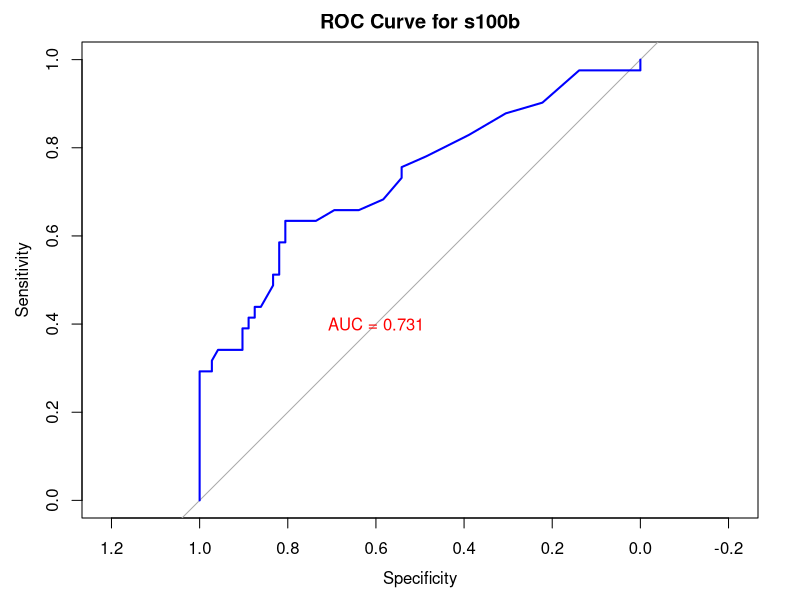

Here is the R script that generated this plot:
## ---- chunk 1
#| echo: true
#| warning: false


library(pROC);library(dplyr);library(data.table)
data(aSAH)
SAH <- as.data.table(aSAH)
head(SAH)

## ---- chunk 2
roc_result <- roc(response = SAH$outcome, 
                  predictor = SAH$s100b, 
                  levels = c("Good", "Poor"),  # outcome의 순서 지정
                  direction = "<")  

print(roc_result)
## ---- chunk 3

plot(
  roc_result,
  col = "blue",    # curve 색깔 지정
  lwd = 2,         # curve 두께 지정
  main = "ROC Curve for s100b"      #그래프 제목 지정
  # xlim = c(1, 0),                 # x축 범위, 일반적으로 1-spec(FPR)   
  # ylim = c(0, 1)                  # y축 범위, 일반적으로 Sensitivity       
  # type = "1"                      # 그래프의 형태, 기본값은 선그래프
  # xlab/ylab = "1-Specificity"     # x/y축 레이블 지정.
)
text(             # curve와 함께 AUC값 표기.
  x = 0.6, y = 0.4, 
  labels = paste("AUC =", round(auc(roc_result), 3)), 
  col = "red"
)
## ---- chunk 4

auc_result <- auc(roc_result)   #이전에 구한 roc_result 사용

se_auc <- sqrt(var(roc_result))  

ci_result <- ci.auc(roc_result)

print(auc_result);print(ci_result);print(se_auc)
## ---- chunk 5
z_value <- (auc_result - 0.7)/se_auc
p_value <- 2*(1- pnorm(abs(z_value)))
cat("p-value for AUC > 0.7:", p_value, "\n")
## ---- chunk 6
#| warning: false
#| message: false

library(pROC);library(data.table);library(dplyr)
#data
data(aSAH)
SAH <- as.data.table(aSAH)

#subgroup
subgroups <- list(
  data = SAH,
  age_over_50 = SAH[age > 50],
  age_50_or_below = SAH[age <= 50],
  male = SAH[gender == "Male"],
  female = SAH[gender == "Female"]
)

# ROC 및 성능 평가 함수(threshold: 0.8)
evaluate_roc <- function(data, predictor_var) {
  #predictor_var는 numeric variable이어야.
   if (!is.numeric(data[[predictor_var]])) {
    data[[predictor_var]] <- as.numeric(data[[predictor_var]])
   }
  
  # outcome variable은 factor variable이어야.
  if (!is.factor(data$outcome)) {
    data$outcome <- factor(data$outcome, levels = c("Poor", "Good"))
  }
  
  #ROC
  roc_result <- roc(data$outcome, data[[predictor_var]], levels = c("Poor", "Good"))
  
  #AUC, CI
  auc_value <- auc(roc_result) %>% round(3)
  auc_CI <- ci.auc(roc_result) %>% round(3)
  
      # Handle AUC == 1
      if (auc_value == 1) {
        warning("AUC is 1. SE and p-value may be undefined.")
        se_auc <- NA
        p_value <- NA
      } else {
        # SE calculation using var(roc_result)
        se_auc <- sqrt(var(roc_result))
        # P-value calculation
        z_value <- (auc_value - 0.8) / se_auc
        p_value <- 2 * (1 - pnorm(abs(z_value)))
      }
      
  #median cutoff.
  median_cutoff <- median(data[[predictor_var]], na.rm = TRUE)
  # print(paste("Median cutoff:", median_cutoff))  # Debugging
  
  data$predicted <- data[[predictor_var]] >= median_cutoff
  table1 <- table(data$outcome, data$predicted)
  # print("Confusion matrix:")          # Debugging
  # print(table1)                       # Debugging
  
  # 구조 점검.
  row_levels <- rownames(table1)
  col_levels <- colnames(table1)
  
  if (!("Good" %in% row_levels)) table1 <- rbind(table1, "Good" = c(0, 0))
  if (!("Poor" %in% row_levels)) table1 <- rbind(table1, "Poor" = c(0, 0))
  if (!("TRUE" %in% col_levels)) table1 <- cbind(table1, "TRUE" = c(0, 0))
  if (!("FALSE" %in% col_levels)) table1 <- cbind(table1, "FALSE" = c(0, 0))
  
  TP <- table1["Good", "TRUE"]
  FP <- table1["Poor", "TRUE"]
  FN <- table1["Good", "FALSE"]
  TN <- table1["Poor", "FALSE"]
  
  Sensitivity <- (TP / (TP + FN)) %>% round(3)
  Specificity <- (TN / (TN + FP)) %>% round(3)
  PPV <- (TP / (TP + FP)) %>% round(3)
  NPV <- (TN / (TN + FN)) %>% round(3)
  Accuracy <- ((TP + TN) / (TP + FP + TN + FN)) %>% round(3)
  
  p_value_display <- ifelse(p_value < 0.001, "<0.001", round(p_value, 3))
  
  list(
    AUC = auc_value,
    AUC_CI = auc_CI,
    Sensitivity = Sensitivity,
    Specificity = Specificity,
    PPV = PPV,
    NPV = NPV,
    Accuracy = Accuracy,
    `P value` = p_value_display
  )
}


# ROC 분석
predictor_vars <- c("gos6", "age", "wfns", "s100b", "ndka")

results <- lapply(subgroups, function(group) {
  lapply(predictor_vars, function(var) evaluate_roc(group, var))
})

result_tables <- rbindlist(lapply(names(results), function(group_name) {
  
  #subgroup 가져오기
  group_results <- results[[group_name]]
  # 예측 변수 가져오기
  group_data <- rbindlist(lapply(seq_along(group_results), function(i) {
    # 인덱스(i)
    data <- group_results[[i]]
    
    if (length(data) > 0) {
      as.data.table(data) %>%
        mutate(
          Group = group_name,               
          Predictor = paste("Predictor", i), 
          `AUC(95% CI)` = paste0(min(AUC_CI), "-", max(AUC_CI)), # AUC CI 생성
          `P value` = ifelse(`P value` < 0.001, "<0.001", round(`P value`, 3)) # P value 형식
        ) %>%
        select(
          Group, Predictor, AUC, `AUC(95% CI)`, `P value`,
          Sensitivity, Specificity
        ) 
    }
  }))
  
  return(group_data)
}), use.names = TRUE, fill = TRUE) 

result_tables[, Predictor := case_when(
  Predictor == "Predictor 1" ~ "gos6",
  Predictor == "Predictor 2" ~ "age",
  Predictor == "Predictor 3" ~ "wfns",
  Predictor == "Predictor 4" ~ "s100b",
  Predictor == "Predictor 5" ~ "ndka"
)]
result_tables_filtered <- result_tables[seq(1, nrow(result_tables), by = 3), ]
print(result_tables_filtered)
